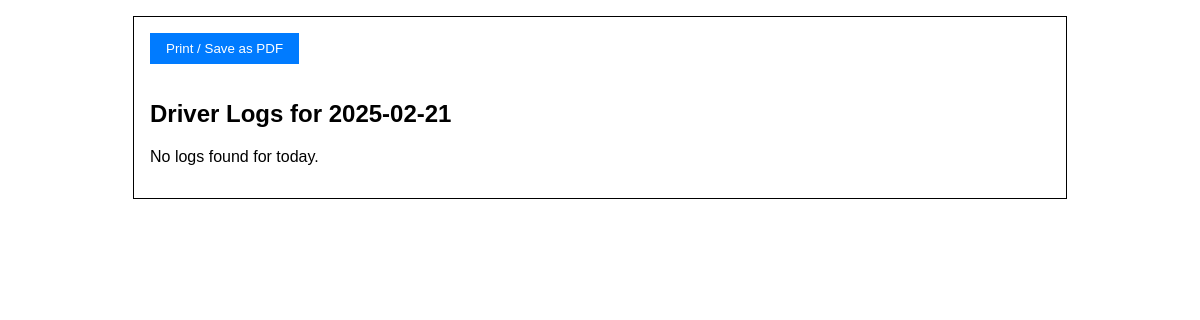
Page /driver_logs_print (signed in) on the earlier database version.
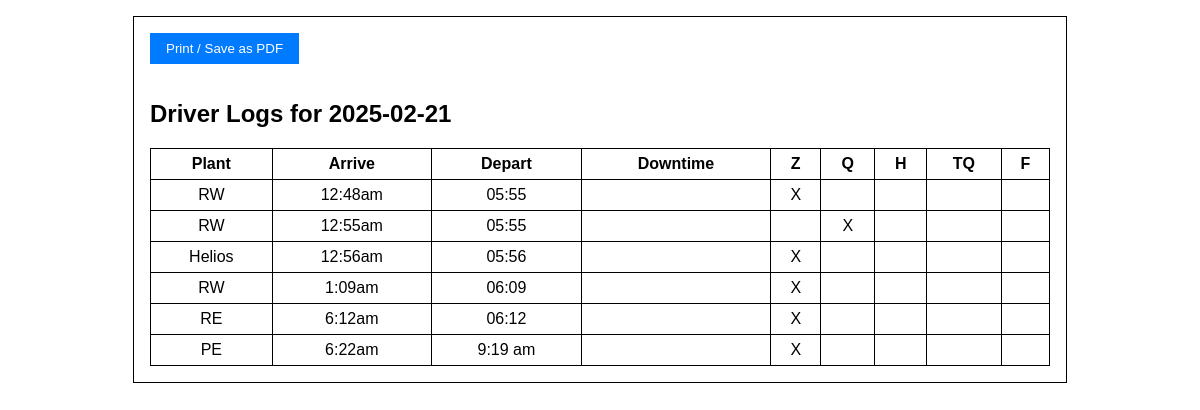
Same page on the later database version.
### db_setup.py (models this page shows)
class DriverLog(db.Model):
    __tablename__ = "driver_log"
    id = db.Column(db.Integer, primary_key=True)
    driver_id = db.Column(db.Integer, db.ForeignKey("user.id"), nullable=False)
    date = db.Column(db.Date, nullable=False)
    arrive_time = db.Column(db.String(20))
    depart_time = db.Column(db.String(20))
    downtime_reason = db.Column(db.String(200), nullable=True)
    load_size = db.Column(db.String(10), nullable=False)
    plant_name = db.Column(db.String(20), nullable=False)
    maintenance = db.Column(db.Boolean, default=False)
    fuel = db.Column(db.Boolean, default=False)
    meeting = db.Column(db.Boolean, default=False)
    created_at = db.Column(db.DateTime, default=datetime.utcnow)
    updated_at = db.Column(db.DateTime, onupdate=datetime.utcnow)
    driver = db.relationship("User", backref="driver_logs", lazy="joined")

### lacksdrivers.py (the view)
@app.route("/driver_logs_print")
@login_required
def driver_logs_print():
    local_tz = pytz.timezone("America/Detroit")
    today_local_date = datetime.now(local_tz).date()
    logs = DriverLog.query.filter_by(driver_id=current_user.id, date=today_local_date).all()
    return render_template("driver_logs_print.html", logs=logs, the_date=today_local_date)

### lacksdrivers.py (called while the page is built)
@app.context_processor
def inject_plant_addresses():
    return dict(PLANT_ADDRESSES=PLANT_ADDRESSES)

@login_manager.user_loader
def load_user(user_id):
    return User.query.get(int(user_id))

@app.template_filter('to_local_time')
def to_local_time(utc_str):
    if not utc_str:
        return ""
    try:
        dt_utc = datetime.strptime(utc_str, "%Y-%m-%d %H:%M:%S")
        dt_utc = pytz.utc.localize(dt_utc)
        local_tz = pytz.timezone("America/Detroit")
        dt_local = dt_utc.astimezone(local_tz)
        formatted = dt_local.strftime("%I:%M%p").lower()
        return formatted.lstrip('0')
    except ValueError:
        return utc_str

### templates/driver_logs_print.html (shortened to what this page needs)
<!DOCTYPE html>
<html>
<head>
</head>
<body>
<div class="print-container">
  <button class="print-btn" onclick="window.print()">Print / Save as PDF</button>
  <h2>Driver Logs for {{ the_date }}</h2>
  {% if logs %}
    <table>
      <thead>
        <tr>
          <th>Plant</th>
          <th>Arrive</th>
          <th>Depart</th>
          <th>Downtime</th>
          <th>Z</th>
          <th>Q</th>
          <th>H</th>
          <th>TQ</th>
          <th>F</th>
        </tr>
      </thead>
      <tbody>
        {% for log in logs %}
        <tr>
          <td>{{ log.plant_name }}</td>
          <td>{{ log.arrive_time|to_local_time if log.arrive_time else '--' }}</td>
          <td>{{ log.depart_time|to_local_time if log.depart_time else '--' }}</td>
          <td>{{ log.downtime_reason or "" }}</td>
          <td>
            {% if log.load_size == "Empty" %}
              X
            {% else %}
              &nbsp;
            {% endif %}
          </td>
          <td>
            {% if log.load_size == "Quarter" %}
              X
            {% else %}
              &nbsp;
            {% endif %}
          </td>
          <td>
          </td>
          <td>
          </td>
          <td>
          </td>
        </tr>
        {% endfor %}
      </tbody>
    </table>
  {% else %}
    <p>No logs found for today.</p>
  {% endif %}
</div>
</body>
</html>

Differences in the rows shown:
added DriverLog: plant_name "RW", arrive_time|to_local_time "12:48am", depart_time|to_local_time "05:55", load_size "X"
added DriverLog: plant_name "RW", arrive_time|to_local_time "12:55am", depart_time|to_local_time "05:55", load_size "X"
added DriverLog: plant_name "Helios", arrive_time|to_local_time "12:56am", depart_time|to_local_time "05:56", load_size "X"
added DriverLog: plant_name "RW", arrive_time|to_local_time "1:09am", depart_time|to_local_time "06:09", load_size "X"
added DriverLog: plant_name "RE", arrive_time|to_local_time "6:12am", depart_time|to_local_time "06:12", load_size "X"
added DriverLog: plant_name "PE", arrive_time|to_local_time "6:22am", depart_time|to_local_time "9:19 am", load_size "X"
Other differences:
text no longer shown: "No logs found for today."
text now shown: "Plant Arrive Depart Downtime Z Q H TQ F"
